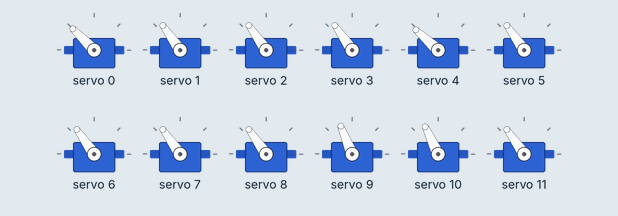
Bench run of a sketch on a simulated Arduino Uno, built with avr-gcc and run on an emulated ATmega328P. Parts: 12 × servo. What the sketch prints to the serial monitor is not drawn.

Above: at 3.5 s.
At 5.95 s:
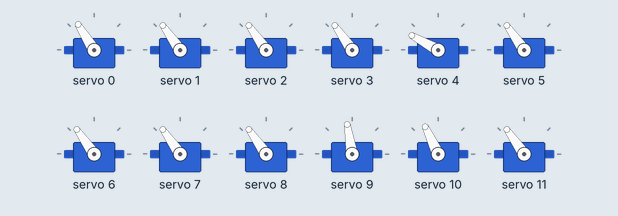
At 7.75 s:
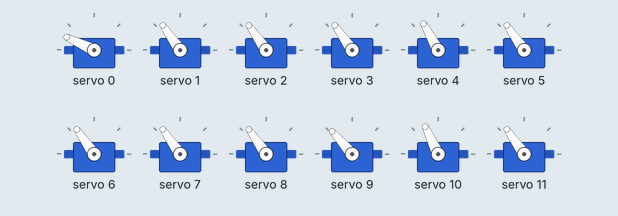
At 9.2 s:
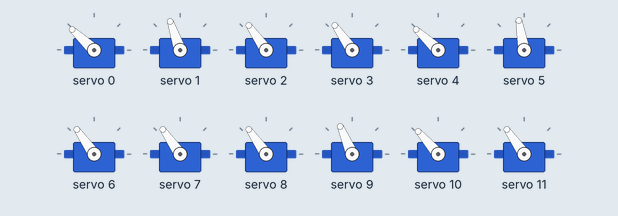
At 11.75 s:
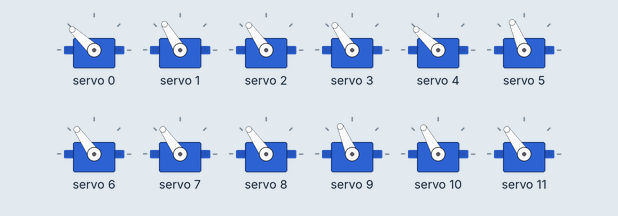
Timing chart, 0 to 17.2 s (numbered marks = the images above):
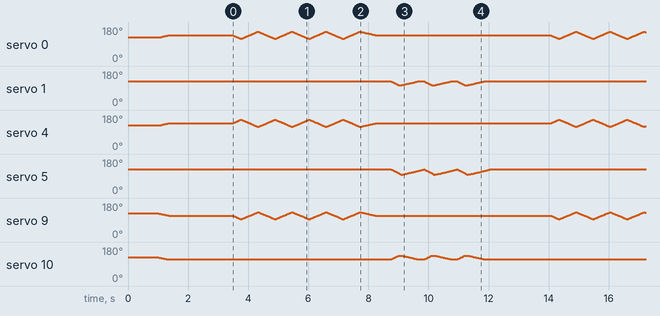

Measured:
- by itself, servo 1: moves between 105° and 125°, repeating every 10.6 s
- by itself, servo 5: moves between 96° and 125°, repeating every 10.6 s
- by itself, servo 10: moves between 115° and 135°, repeating every 10.6 s

The sketch:

Dance.ino
```cpp
#include <Wire.h>
#include <Adafruit_PWMServoDriver.h>

// =================================================================
// 1. CONFIGURATION
// =================================================================

// --- PINS ---
int LEG_PINS[4][3] = {
  {9, 10, 11},  // FL
  {0, 1, 2},    // FR
  {12, 13, 14}, // BL
  {4, 5, 7}     // BR
};

// --- HOME POSITIONS ---
int LEG_HOME[4][3] = {
  {350, 355, 400}, // FL
  {400, 375, 375}, // FR
  {365, 340, 375}, // BL
  {400, 375, 375}  // BR
};

// --- SETTINGS ---
float L1 = 115.0;
float L2 = 137.0;
bool IS_RIGHT_LEG[4] = {false, true, false, true};

// --- WALKING SETTINGS ---
float GROUND_Z  = -160.0;
float STEP_LIFT = 40.0;
float STEP_LEN  = 50.0;
int STEP_SPEED  = 5;
bool INVERT_FORWARD = true;

// --- SIT UP SETTINGS ---
float SIT_MIN_Z = -110.0;
float SIT_MAX_Z = -160.0;
float SIT_SHIFT_X = 35.0;
float SIT_SHIFT_Y = -25.0;

// --- HIP DIRECTION FIX ---
int HIP_DIR[4] = {-1, -1, 1, 1};

// =================================================================

Adafruit_PWMServoDriver pwm = Adafruit_PWMServoDriver();
#define SERVO_FREQ 50
#define MIN_PULSE 150
#define MAX_PULSE 600
#define MID 375

int currentPos[16];
float thigh_angle_zero, knee_angle_zero;
float body_offset_x = 0;
float body_offset_y = 0;

// =================================================================
// 2. MATH HELPERS
// =================================================================

float mapFloat(float x, float in_min, float in_max, float out_min, float out_max) {
  return (x - in_min) * (out_max - out_min) / (in_max - in_min) + out_min;
}

void calculateNeutralAngles() {
  float x = 0; float z = GROUND_Z;
  float D = sqrt(x*x + z*z);
  float a1 = atan2(x, -z);
  float a2 = acos((sq(L1) + sq(D) - sq(L2)) / (2 * L1 * D));
  float b  = acos((sq(L1) + sq(L2) - sq(D)) / (2 * L1 * L2));
  thigh_angle_zero = (a1 + a2) * 180 / PI;
  knee_angle_zero  = b * 180 / PI;
}

void moveLegRelative(int legNum, float x, float y, float z) {
  if (INVERT_FORWARD) x = -x;
  if (IS_RIGHT_LEG[legNum]) x = -x;

  // Hip Math
  float hip_deg_change = y * 0.5;
  if (IS_RIGHT_LEG[legNum]) hip_deg_change = -hip_deg_change;

  // Apply Fix
  bool isFront = (legNum == 0 || legNum == 1);
  if (isFront) hip_deg_change *= HIP_DIR[0];
  else         hip_deg_change *= HIP_DIR[2];

  // IK Math
  float D = sqrt(x*x + z*z);
  if (D > (L1 + L2)) return;

  float a1 = atan2(x, -z);
  float a2 = acos((sq(L1) + sq(D) - sq(L2)) / (2 * L1 * D));
  float b  = acos((sq(L1) + sq(L2) - sq(D)) / (2 * L1 * L2));

  float thigh_deg = (a1 + a2) * 180 / PI;
  float knee_deg  = b * 180 / PI;

  float thigh_diff = thigh_deg - thigh_angle_zero;
  float knee_diff  = knee_deg  - knee_angle_zero;

  float pulses_per_degree = (MAX_PULSE - MIN_PULSE) / 180.0;

  int hip_change   = hip_deg_change * pulses_per_degree;
  int thigh_change = thigh_diff * pulses_per_degree;
  int knee_change  = knee_diff  * pulses_per_degree;

  if (IS_RIGHT_LEG[legNum]) {
      thigh_change = -thigh_change;
      knee_change = -knee_change;
  }

  // Update Global Position Tracking
  currentPos[LEG_PINS[legNum][0]] = LEG_HOME[legNum][0] + hip_change;
  currentPos[LEG_PINS[legNum][1]] = LEG_HOME[legNum][1] + thigh_change;
  currentPos[LEG_PINS[legNum][2]] = LEG_HOME[legNum][2] + knee_change;

  // Send Command
  pwm.setPWM(LEG_PINS[legNum][0], 0, currentPos[LEG_PINS[legNum][0]]);
  pwm.setPWM(LEG_PINS[legNum][1], 0, currentPos[LEG_PINS[legNum][1]]);
  pwm.setPWM(LEG_PINS[legNum][2], 0, currentPos[LEG_PINS[legNum][2]]);
}

void smoothMoveTo(int targetPos[16], int speedDelay) {
  bool moving = true;
  while(moving) {
    moving = false;
    for(int i=0; i<16; i++) {
      if(i==3 || i==7 || i==11 || i==15) continue;
      if (currentPos[i] < targetPos[i]) {
        currentPos[i]++; pwm.setPWM(i, 0, currentPos[i]); moving = true;
      } else if (currentPos[i] > targetPos[i]) {
        currentPos[i]--; pwm.setPWM(i, 0, currentPos[i]); moving = true;
      }
    }
    delay(speedDelay);
  }
}

void standUp() {
  int target[16];
  for(int i=0; i<16; i++) target[i] = currentPos[i];
  for(int leg=0; leg<4; leg++) {
    target[LEG_PINS[leg][0]] = LEG_HOME[leg][0];
    target[LEG_PINS[leg][1]] = LEG_HOME[leg][1];
    target[LEG_PINS[leg][2]] = LEG_HOME[leg][2];
  }
  smoothMoveTo(target, 10);
}

// =================================================================
// 3. DANCE LOGIC (UPDATED)
// =================================================================

void doDance() {
  int target[16];
  int WIGGLE = 40;
  int BOUNCE_DEPTH = 60;
  int BOUNCE_BACK_SHIFT = 30; // SHIFT WEIGHT BACKWARD during bounce!

  // 1. WIGGLE LOOP
  for(int k=0; k<4; k++) {
    for(int i=0; i<16; i++) target[i] = currentPos[i];

    // Twist Left
    target[LEG_PINS[0][0]] = LEG_HOME[0][0] - WIGGLE;
    target[LEG_PINS[2][0]] = LEG_HOME[2][0] + WIGGLE;
    target[LEG_PINS[1][0]] = LEG_HOME[1][0] - WIGGLE;
    target[LEG_PINS[3][0]] = LEG_HOME[3][0] + WIGGLE;
    smoothMoveTo(target, 4);

    // Twist Right
    target[LEG_PINS[0][0]] = LEG_HOME[0][0] + WIGGLE;
    target[LEG_PINS[2][0]] = LEG_HOME[2][0] - WIGGLE;
    target[LEG_PINS[1][0]] = LEG_HOME[1][0] + WIGGLE;
    target[LEG_PINS[3][0]] = LEG_HOME[3][0] - WIGGLE;
    smoothMoveTo(target, 4);
  }

  // Center Hips before bounce
  standUp();

  // --- ADDED DELAY HERE (0.5 Seconds) ---
  delay(500);

  // 2. BOUNCE LOOP (Modified for Stability)
  for(int k=0; k<3; k++) {
    for(int i=0; i<16; i++) target[i] = currentPos[i];

    // Crouch (Bounce Down) + SHIFT BACK
    // To shift body BACK, we do the opposite of Forward.
    // Forward usually means Front Thighs Down, Back Thighs Up?
    // Or we can use moveLegRelative logic but we are in direct pulse mode here.
    // Let's assume:
    // Left Legs: Thigh + = Up/Back?  Right Legs: Thigh - = Up/Back?
    // Let's keep it simple: Just modify the Thigh targets to lean back.

    // Front Legs (0, 1): Move Thighs more "Up" (relative to crouching) to keep chest high?
    // No, let's just crouch but maybe not as deep on front?
    // Actually, shifting CoM back means moving FEET forward.
    // Moving feet forward (Thigh down/forward) might be tricky here with raw pulses.

    // Easier Fix: Crouch LESS deep on Front, MORE deep on Back.
    // This tilts body up/back.

    // Crouch target calculation
    // Front: Go down only 70% of depth
    target[LEG_PINS[0][1]] = LEG_HOME[0][1] + (BOUNCE_DEPTH * 0.7);
    target[LEG_PINS[1][1]] = LEG_HOME[1][1] - (BOUNCE_DEPTH * 0.7);

    // Back: Go down full depth
    target[LEG_PINS[2][1]] = LEG_HOME[2][1] + BOUNCE_DEPTH;
    target[LEG_PINS[3][1]] = LEG_HOME[3][1] - BOUNCE_DEPTH;

    smoothMoveTo(target, 3); // Slightly slower (3 vs 2) for safety

    // Stand (Bounce Up)
    standUp();
  }
}

// =================================================================
// 4. SETUP & LOOP
// =================================================================

void setup() {
  Serial.begin(9600);
  Serial.println("--- Dance Calibration ---");

  pwm.begin();
  pwm.setPWMFreq(SERVO_FREQ);

  calculateNeutralAngles();

  for(int i=0; i<16; i++) {
     pwm.setPWM(i, 0, MID);
     currentPos[i] = MID;
  }
  delay(1000);

  standUp();
  delay(2000);
}

void loop() {
  Serial.println("Dancing...");
  doDance();
  delay(2000); // Wait before repeating
}
```
